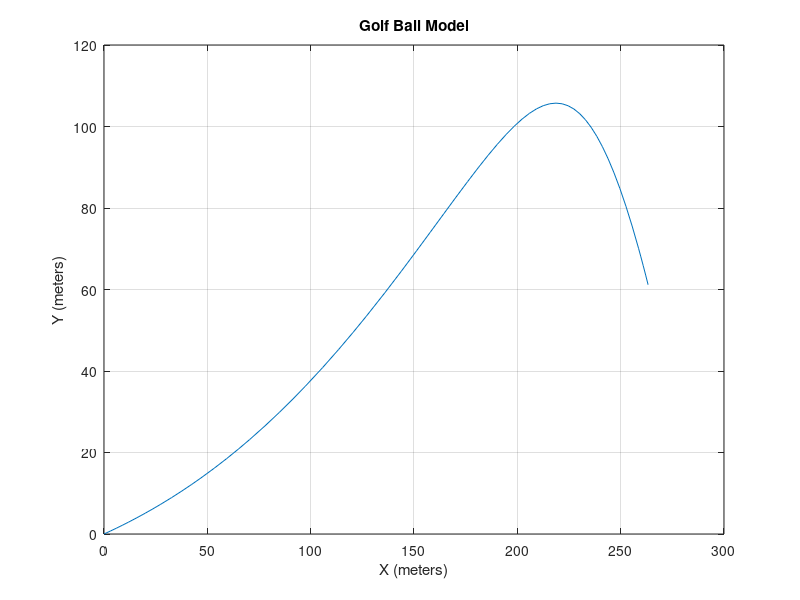

Here is the MATLAB script that generated this plot:
function Golfball
    disp('Starting calculations...');
    rpm=3500; % rpm
    convR=rpm * 0.10472; % radians per second
    setGlobalR(convR);
    setGlobalCalls(0);
    launchAngle=13; % degrees
    ballSpeed=190; % mph
    vx=(ballSpeed*cosd(launchAngle)); 
    vy=(ballSpeed*sind(launchAngle)); 
       
    [t,x]=ode45(@flightg, [0,8.3], [0,vx,0,vy]); 
    plot(x(:,1),x(:,3)); 
    title('Golf Ball Model');
    xlabel('X (meters)');
    ylabel('Y (meters)');
    grid on
    hold on
end

function xprime=flightg(t,x)
    %Parameters
                     
    % Mass
    m=0.04593; 
    
    % Gravity 
    g=9.8;
    
    % Air density
    p=1.225;
    
    % Drag coefficient
    C_d=.225;
    
    % Lift coefficient
    C_l=0.7*C_d;
    
    % Surface area (used for drag only)
    A=.25*pi*(1.75/12)^2; 
    crossA=0.00572;
    
    % Angular velocity and velocity
    av=getGlobalR;
    wHat=[0 0 av]; %vector in direction of axis of rotation
    %w=av*wHat;
    
    vx=(x(2)/3660)*(1609.34);
    vy=(x(4)/3660)*(1609.34);
    v=[vx, vy, 0];
    
    % Air resistance equation
    Fdx=((1/2)*C_d*p*A*vx^2);
    Fdy=((1/2)*C_d*p*A*vy^2);
        
    % Velocity square root, finding out original vector magnitude
    Velsq=sqrt((vx^2)+(vy^2));
    flightangle=atand(vy/vx); 
                    
    % Magnus equation   
    Mcbug=(1/2)*C_l*p*crossA^2; % wrong calculation, decided to hard code 
    % A might be off, its surface not cross section
    %disp(Mcbug);
    Mc=0.00005;
    %Fm=(Mc*(cross(wHat,v)/abs(cross(wHat,v)))); % sane version
    ME=cross(wHat,v);
    Fm=(Mc*ME);
    
    Fmx=Fm(1);
    Fmy=Fm(2);
                        
    % Grid declare
    xprime=zeros(2,1);
    
    % X
    xprime(1)=x(2);
    xprime(2)=-(Fdx/m)+(Fmx/m);
    % Y
    xprime(3)=x(4);
    xprime(4)=-g-(Fdy/m)+(Fmy/m);
    
    if mod(getGlobalCalls, 120) == 0
        setGlobalR(0.96*getGlobalR); % only run this on a per second basis (or just get brysons air time and distribute) 7 seconds
    end
    
    setGlobalCalls(getGlobalCalls+1);
end

function setGlobalR(val)
    global rpm;
    rpm = val;
end

function r = getGlobalR
    global rpm;
    r = rpm;
end

% Tried using call count method, but it changes based on vars so super hard
% to predict.
function setGlobalCalls(val)
    global calls;
    calls = val;
end

function c = getGlobalCalls
    global calls;
    c = calls;
end